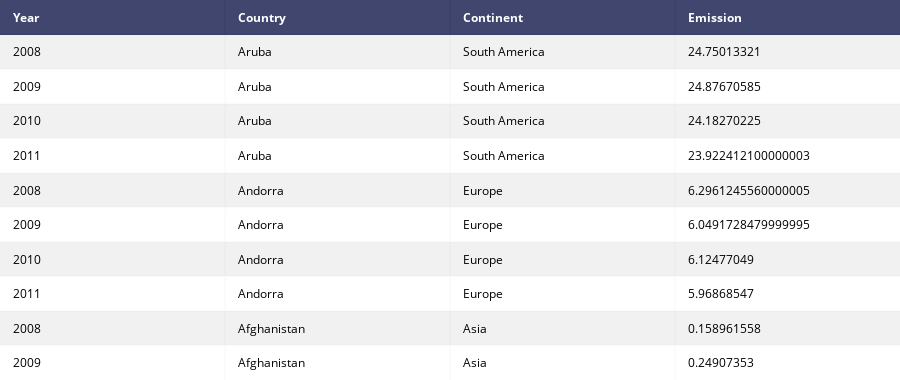

The notebook cell saved with this chart:
### Markdown cell above
# Open Dataset | Emissions Data

### Code cell
from plotly.offline import download_plotlyjs, init_notebook_mode, plot, iplot

import plotly.figure_factory as ff
import pandas as pd

init_notebook_mode(connected=True)

df = pd.read_csv("https://raw.githubusercontent.com/plotly/datasets/master/Emissions%20Data.csv")

table = ff.create_table(df.head(10))

iplot(table, filename='jupyter-table1')

### Figure 1 — Plotly figure (JSON) as saved in the notebook; plotly's stock layout.template omitted (floating-point values rounded to 4 significant figures)
{"data": [{"colorscale": [[0, "#00083e"], [0.5, "#ededee"], [1, "#ffffff"]], "hoverinfo": "none", "opacity": 0.75, "showscale": false, "type": "heatmap", "uid": "3d12665c-d7b3-11e8-afda-0242ac110002", "z": [[0, 0, 0, 0], [0.5, 0.5, 0.5, 0.5], [1, 1, 1, 1], [0.5, 0.5, 0.5, 0.5], [1, 1, 1, 1], [0.5, 0.5, 0.5, 0.5], [1, 1, 1, 1], [0.5, 0.5, 0.5, 0.5], [1, 1, 1, 1], [0.5, 0.5, 0.5, 0.5], [1, 1, 1, 1]]}], "layout": {"annotations": [{"align": "left", "font": {"color": "#ffffff"}, "showarrow": false, "text": "<b>Year</b>", "x": -0.45, "xanchor": "left", "xref": "x", "y": 0, "yref": "y"}, {"align": "left", "font": {"color": "#ffffff"}, "showarrow": false, "text": "<b>Country</b>", "x": 0.55, "xanchor": "left", "xref": "x", "y": 0, "yref": "y"}, {"align": "left", "font": {"color": "#ffffff"}, "showarrow": false, "text": "<b>Continent</b>", "x": 1.55, "xanchor": "left", "xref": "x", "y": 0, "yref": "y"}, {"align": "left", "font": {"color": "#ffffff"}, "showarrow": false, "text": "<b>Emission</b>", "x": 2.55, "xanchor": "left", "xref": "x", "y": 0, "yref": "y"}, {"align": "left", "font": {"color": "#000000"}, "showarrow": false, "text": "2008", "x": -0.45, "xanchor": "left", "xref": "x", "y": 1, "yref": "y"}, {"align": "left", "font": {"color": "#000000"}, "showarrow": false, "text": "Aruba", "x": 0.55, "xanchor": "left", "xref": "x", "y": 1, "yref": "y"}, {"align": "left", "font": {"color": "#000000"}, "showarrow": false, "text": "South America", "x": 1.55, "xanchor": "left", "xref": "x", "y": 1, "yref": "y"}, {"align": "left", "font": {"color": "#000000"}, "showarrow": false, "text": "24.75013321", "x": 2.55, "xanchor": "left", "xref": "x", "y": 1, "yref": "y"}, {"align": "left", "font": {"color": "#000000"}, "showarrow": false, "text": "2009", "x": -0.45, "xanchor": "left", "xref": "x", "y": 2, "yref": "y"}, {"align": "left", "font": {"color": "#000000"}, "showarrow": false, "text": "Aruba", "x": 0.55, "xanchor": "left", "xref": "x", "y": 2, "yref": "y"}, {"align": "left", "font": {"color": "#000000"}, "showarrow": false, "text": "South America", "x": 1.55, "xanchor": "left", "xref": "x", "y": 2, "yref": "y"}, {"align": "left", "font": {"color": "#000000"}, "showarrow": false, "text": "24.87670585", "x": 2.55, "xanchor": "left", "xref": "x", "y": 2, "yref": "y"}, {"align": "left", "font": {"color": "#000000"}, "showarrow": false, "text": "2010", "x": -0.45, "xanchor": "left", "xref": "x", "y": 3, "yref": "y"}, {"align": "left", "font": {"color": "#000000"}, "showarrow": false, "text": "Aruba", "x": 0.55, "xanchor": "left", "xref": "x", "y": 3, "yref": "y"}, {"align": "left", "font": {"color": "#000000"}, "showarrow": false, "text": "South America", "x": 1.55, "xanchor": "left", "xref": "x", "y": 3, "yref": "y"}, {"align": "left", "font": {"color": "#000000"}, "showarrow": false, "text": "24.18270225", "x": 2.55, "xanchor": "left", "xref": "x", "y": 3, "yref": "y"}, {"align": "left", "font": {"color": "#000000"}, "showarrow": false, "text": "2011", "x": -0.45, "xanchor": "left", "xref": "x", "y": 4, "yref": "y"}, {"align": "left", "font": {"color": "#000000"}, "showarrow": false, "text": "Aruba", "x": 0.55, "xanchor": "left", "xref": "x", "y": 4, "yref": "y"}, {"align": "left", "font": {"color": "#000000"}, "showarrow": false, "text": "South America", "x": 1.55, "xanchor": "left", "xref": "x", "y": 4, "yref": "y"}, {"align": "left", "font": {"color": "#000000"}, "showarrow": false, "text": "23.922412100000003", "x": 2.55, "xanchor": "left", "xref": "x", "y": 4, "yref": "y"}, {"align": "left", "font": {"color": "#000000"}, "showarrow": false, "text": "2008", "x": -0.45, "xanchor": "left", "xref": "x", "y": 5, "yref": "y"}, {"align": "left", "font": {"color": "#000000"}, "showarrow": false, "text": "Andorra", "x": 0.55, "xanchor": "left", "xref": "x", "y": 5, "yref": "y"}, {"align": "left", "font": {"color": "#000000"}, "showarrow": false, "text": "Europe", "x": 1.55, "xanchor": "left", "xref": "x", "y": 5, "yref": "y"}, {"align": "left", "font": {"color": "#000000"}, "showarrow": false, "text": "6.2961245560000005", "x": 2.55, "xanchor": "left", "xref": "x", "y": 5, "yref": "y"}, {"align": "left", "font": {"color": "#000000"}, "showarrow": false, "text": "2009", "x": -0.45, "xanchor": "left", "xref": "x", "y": 6, "yref": "y"}, {"align": "left", "font": {"color": "#000000"}, "showarrow": false, "text": "Andorra", "x": 0.55, "xanchor": "left", "xref": "x", "y": 6, "yref": "y"}, {"align": "left", "font": {"color": "#000000"}, "showarrow": false, "text": "Europe", "x": 1.55, "xanchor": "left", "xref": "x", "y": 6, "yref": "y"}, {"align": "left", "font": {"color": "#000000"}, "showarrow": false, "text": "6.0491728479999995", "x": 2.55, "xanchor": "left", "xref": "x", "y": 6, "yref": "y"}, {"align": "left", "font": {"color": "#000000"}, "showarrow": false, "text": "2010", "x": -0.45, "xanchor": "left", "xref": "x", "y": 7, "yref": "y"}, {"align": "left", "font": {"color": "#000000"}, "showarrow": false, "text": "Andorra", "x": 0.55, "xanchor": "left", "xref": "x", "y": 7, "yref": "y"}, {"align": "left", "font": {"color": "#000000"}, "showarrow": false, "text": "Europe", "x": 1.55, "xanchor": "left", "xref": "x", "y": 7, "yref": "y"}, {"align": "left", "font": {"color": "#000000"}, "showarrow": false, "text": "6.12477049", "x": 2.55, "xanchor": "left", "xref": "x", "y": 7, "yref": "y"}, {"align": "left", "font": {"color": "#000000"}, "showarrow": false, "text": "2011", "x": -0.45, "xanchor": "left", "xref": "x", "y": 8, "yref": "y"}, {"align": "left", "font": {"color": "#000000"}, "showarrow": false, "text": "Andorra", "x": 0.55, "xanchor": "left", "xref": "x", "y": 8, "yref": "y"}, {"align": "left", "font": {"color": "#000000"}, "showarrow": false, "text": "Europe", "x": 1.55, "xanchor": "left", "xref": "x", "y": 8, "yref": "y"}, {"align": "left", "font": {"color": "#000000"}, "showarrow": false, "text": "5.96868547", "x": 2.55, "xanchor": "left", "xref": "x", "y": 8, "yref": "y"}, {"align": "left", "font": {"color": "#000000"}, "showarrow": false, "text": "2008", "x": -0.45, "xanchor": "left", "xref": "x", "y": 9, "yref": "y"}, {"align": "left", "font": {"color": "#000000"}, "showarrow": false, "text": "Afghanistan", "x": 0.55, "xanchor": "left", "xref": "x", "y": 9, "yref": "y"}, {"align": "left", "font": {"color": "#000000"}, "showarrow": false, "text": "Asia", "x": 1.55, "xanchor": "left", "xref": "x", "y": 9, "yref": "y"}, {"align": "left", "font": {"color": "#000000"}, "showarrow": false, "text": "0.158961558", "x": 2.55, "xanchor": "left", "xref": "x", "y": 9, "yref": "y"}, {"align": "left", "font": {"color": "#000000"}, "showarrow": false, "text": "2009", "x": -0.45, "xanchor": "left", "xref": "x", "y": 10, "yref": "y"}, {"align": "left", "font": {"color": "#000000"}, "showarrow": false, "text": "Afghanistan", "x": 0.55, "xanchor": "left", "xref": "x", "y": 10, "yref": "y"}, {"align": "left", "font": {"color": "#000000"}, "showarrow": false, "text": "Asia", "x": 1.55, "xanchor": "left", "xref": "x", "y": 10, "yref": "y"}, {"align": "left", "font": {"color": "#000000"}, "showarrow": false, "text": "0.24907353", "x": 2.55, "xanchor": "left", "xref": "x", "y": 10, "yref": "y"}], "height": 380, "margin": {"b": 0, "l": 0, "r": 0, "t": 0}, "xaxis": {"dtick": 1, "gridwidth": 2, "showticklabels": false, "tick0": -0.5, "ticks": "", "zeroline": false}, "yaxis": {"autorange": "reversed", "dtick": 1, "gridwidth": 2, "showticklabels": false, "tick0": 0.5, "ticks": "", "zeroline": false}}}
